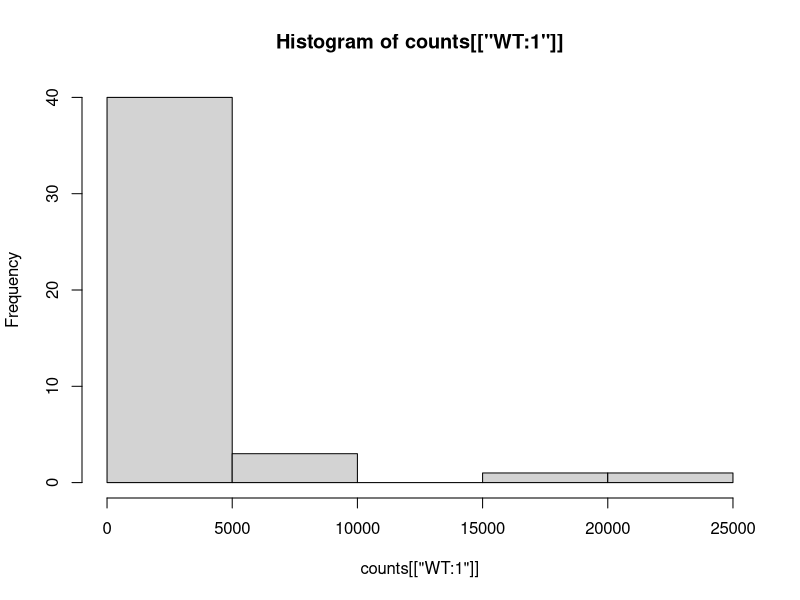
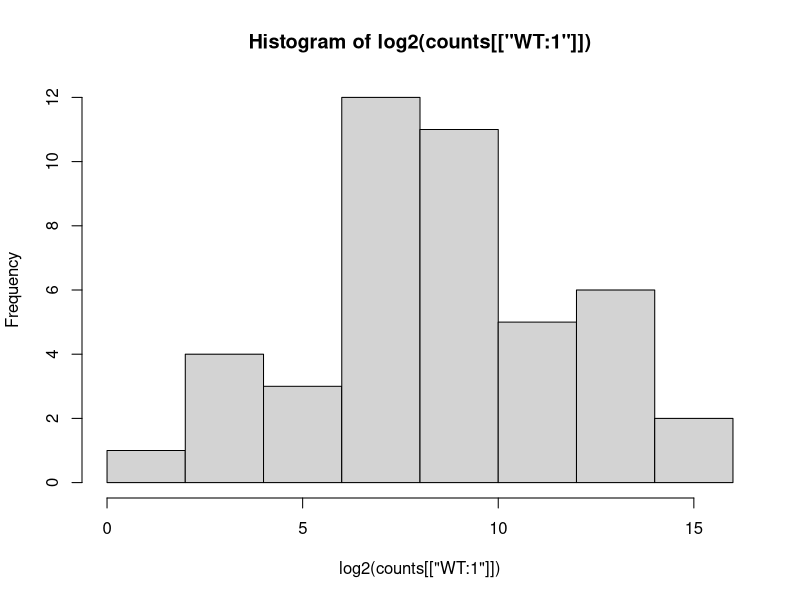

Recreate these plots in R, in order.
## ---- chunk 1
counts <- readr::read_csv("read-counts.csv")
## ---- chunk 2
dim(counts)
## ---- chunk 3
typeof(counts[["WT:1"]])
mode(counts[["WT:1"]])
## ---- chunk 4
summary(counts[["WT:1"]])
## ---- chunk 5
hist(counts[["WT:1"]])
hist(log2(counts[["WT:1"]]))
